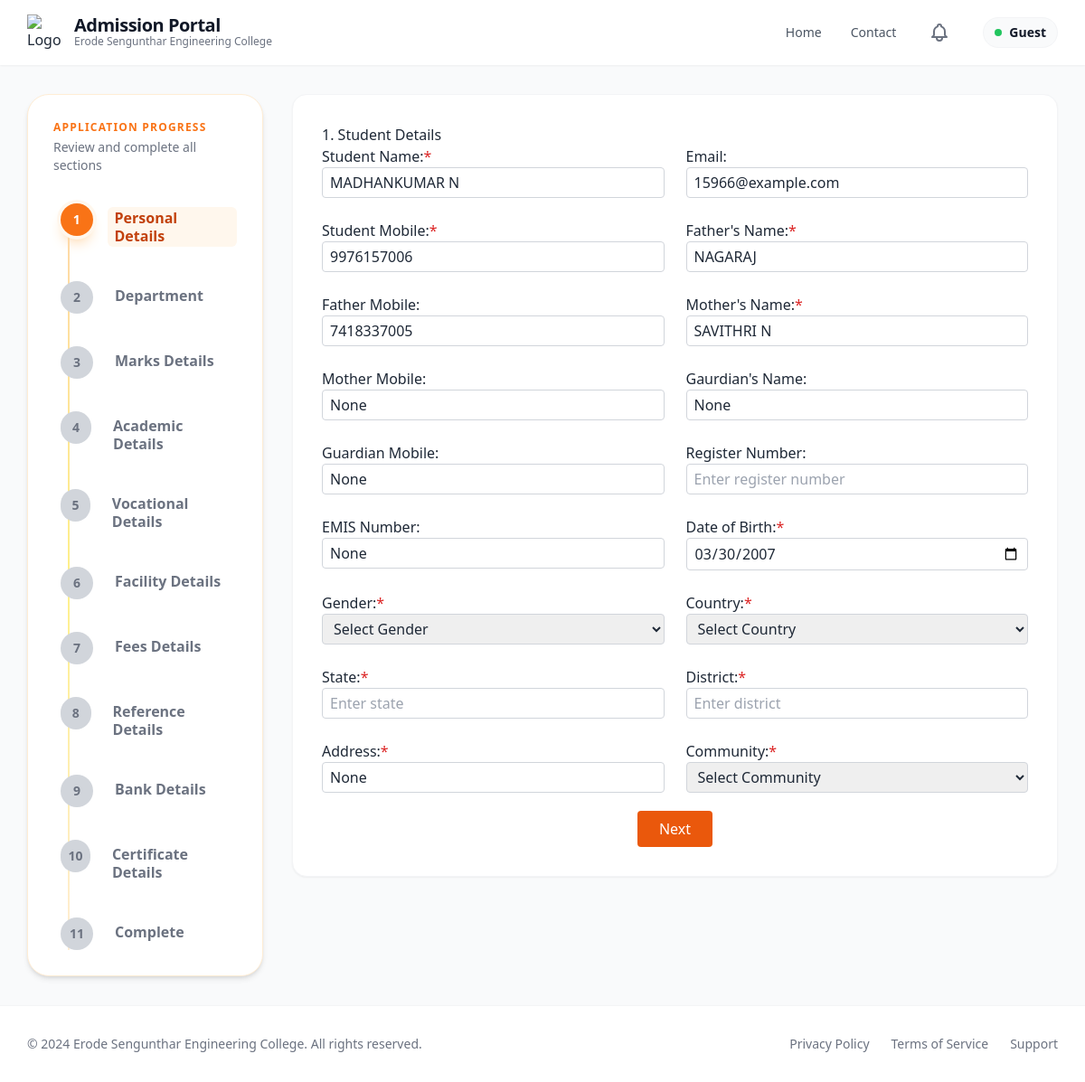
Before: /personal_details/1000/ with the older database file.
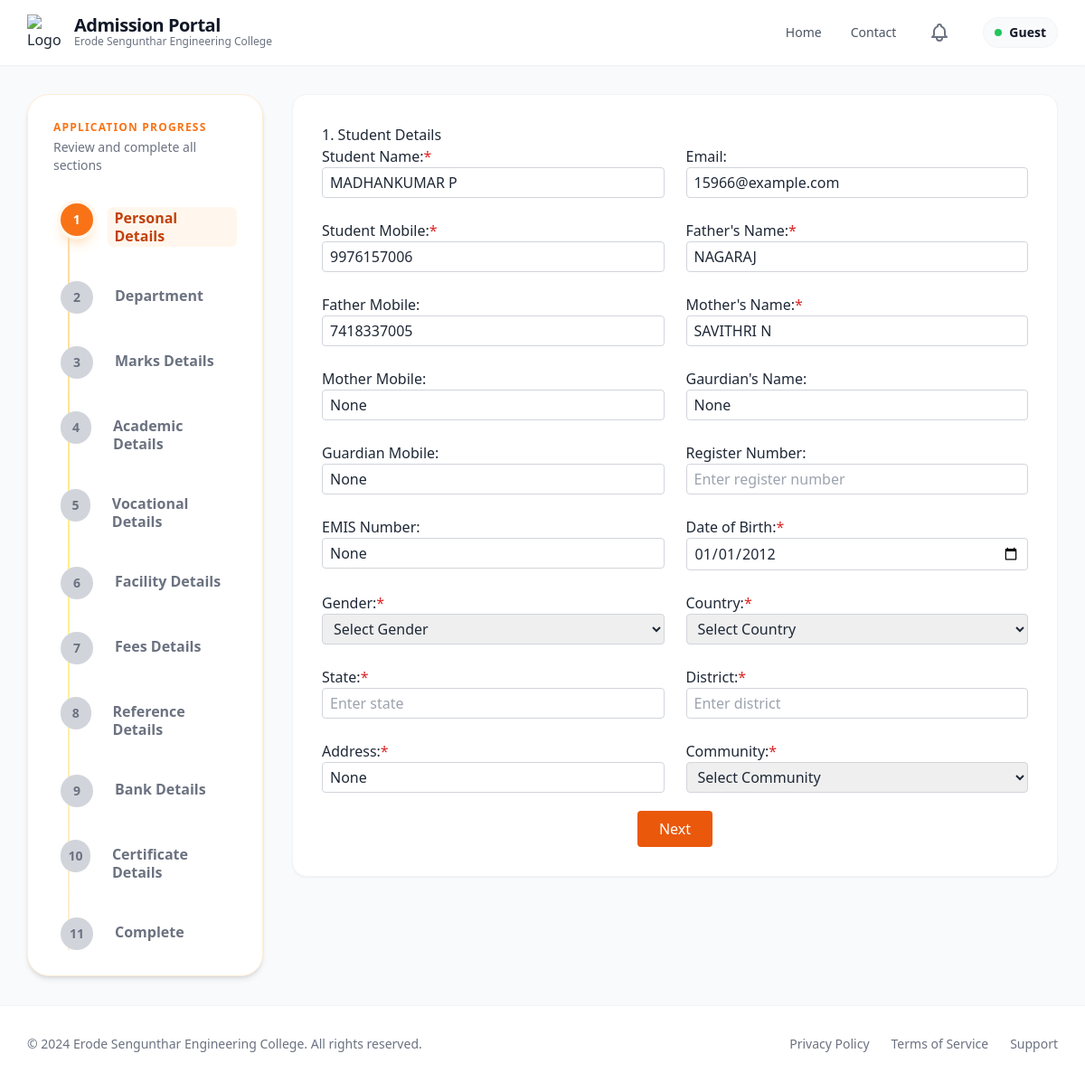
After: the same page with the newer database file.
### app/models.py (models this page shows, shortened)
class Admission(models.Model):
    ADMISSION_STATUS_CHOICES = (
        ('enquired', 'Enquired'),
        ('admitted', 'Admitted'),
        ('discontinued', 'Discontinued'),
        ('left', 'Left'),
    )
    admission_status = models.CharField(max_length=20, choices=ADMISSION_STATUS_CHOICES, default='enquired')
    application_number = models.CharField(max_length=100, blank=True, null=True)
    application_date = models.DateField(blank=True, null=True)
    admission_date = models.DateField(blank=True, null=True)
    allotment_number = models.CharField(max_length=100, blank=True, null=True)
    portal_status = models.CharField(max_length=50, blank=True, null=True)
    quota = models.CharField(max_length=50, blank=True, null=True)
    roll_number = models.CharField(max_length=100, blank=True, null=True)
    unique_id = models.CharField(max_length=100, blank=True, null=True)
    umis_number = models.CharField(max_length=100, blank=True, null=True)
    level = models.CharField(max_length=10, blank=True, null=True)
    course = models.CharField(max_length=100, blank=True, null=True)
    branch = models.CharField(max_length=100, blank=True, null=True)
    department_preferences = models.JSONField(default=dict, blank=True, null=True)
    pg_dept = models.CharField(max_length=255, blank=True, null=True)
    is_fg = models.BooleanField(default=False, blank=True, null=True)
    fg_number = models.CharField(max_length=100, blank=True, null=True)
    pmss = models.BooleanField(default=False, blank=True, null=True)
    seven_five = models.BooleanField(default=False, blank=True, null=True)
    student_name = models.CharField(max_length=255, blank=True, null=True)
    dob = models.DateField(blank=True, null=True)
    gender = models.CharField(max_length=10, blank=True, null=True)
    community = models.CharField(max_length=50, blank=True, null=True)
    caste = models.CharField(max_length=100, blank=True, null=True)
    region = models.CharField(max_length=100, blank=True, null=True)
    aadhaar_number = models.CharField(max_length=12, blank=True, null=True)
    father_name = models.CharField(max_length=255, blank=True, null=True)
    mother_name = models.CharField(max_length=255, blank=True, null=True)
    guardian_name = models.CharField(max_length=255, blank=True, null=True)
    father_mobile = models.CharField(max_length=15, blank=True, null=True)
    mother_mobile = models.CharField(max_length=15, blank=True, null=True)
    guardian_mobile = models.CharField(max_length=15, blank=True, null=True)
    email = models.EmailField(blank=True, null=True)
    student_mobile = models.CharField(max_length=15, blank=True, null=True)
    address = models.TextField(blank=True, null=True)
    pincode = models.CharField(max_length=10, blank=True, null=True)
    district = models.CharField(max_length=100, blank=True, null=True)
    state = models.CharField(max_length=100, blank=True, null=True)
    country = models.CharField(max_length=100, blank=True, null=True)
    qualification = models.CharField(max_length=10, blank=True, null=True)
    tenth_total = models.CharField(max_length=50, blank=True, null=True)
    tenth_percentage = models.CharField(max_length=50, blank=True, null=True)
    twelfth_total = models.CharField(max_length=50, blank=True, null=True)
    twelfth_percentage = models.CharField(max_length=50, blank=True, null=True)
    twelfth_major = models.CharField(max_length=255, blank=True, null=True)
    twelth_reg_no = models.CharField(max_length=50, blank=True, null=True)
    maths_marks = models.DecimalField(max_digits=5, decimal_places=2, blank=True, null=True)
    physics_marks = models.DecimalField(max_digits=5, decimal_places=2, blank=True, null=True)
    chemistry_marks = models.DecimalField(max_digits=5, decimal_places=2, blank=True, null=True)
    cutoff_marks = models.DecimalField(max_digits=5, decimal_places=2, blank=True, null=True)
    diploma_total = models.CharField(max_length=50, blank=True, null=True)
    diploma_percentage = models.CharField(max_length=50, blank=True, null=True)
    diploma_major = models.CharField(max_length=255, blank=True, null=True)
    board = models.CharField(max_length=50, blank=True, null=True)
    year_passing = models.IntegerField(blank=True, null=True)
    medium = models.CharField(max_length=50, blank=True, null=True)
    last_school = models.CharField(max_length=255, blank=True, null=True)
    vocational_stream = models.CharField(max_length=255, blank=True, null=True)
    skill_proof = models.FileField(upload_to=vocational_upload_path, blank=True, null=True)
    admission_fee = models.DecimalField(max_digits=10, decimal_places=2, blank=True, null=True)
    tuition_fee = models.DecimalField(max_digits=10, decimal_places=2, blank=True, null=True)
    college_fee = models.DecimalField(max_digits=10, decimal_places=2, blank=True, null=True)
    university_fee = models.DecimalField(max_digits=10, decimal_places=2, blank=True, null=True)
    hostel_fee = models.DecimalField(max_digits=10, decimal_places=2, blank=True, null=True)
    bus_fee = models.DecimalField(max_digits=10, decimal_places=2, blank=True, null=True)
    other_fee = models.DecimalField(max_digits=10, decimal_places=2, blank=True, null=True)
    paid_fee = models.DecimalField(max_digits=10, decimal_places=2, blank=True, null=True)
    concession_amount = models.DecimalField(max_digits=10, decimal_places=2, blank=True, null=True)
    balance_fee = models.DecimalField(max_digits=10, decimal_places=2, blank=True, null=True)
    pending_amount = models.DecimalField(max_digits=10, decimal_places=2, blank=True, null=True)
    transaction_id = models.CharField(max_length=50, blank=True, null=True)
    transaction_date = models.DateTimeField(blank=True, null=True)
    had_paid = models.BooleanField(default=False, blank=True, null=True)
    facility_type = models.CharField(max_length=20, blank=True, null=True)
    hostel_name = models.CharField(max_length=100, blank=True, null=True)
    boarding_point = models.CharField(max_length=100, blank=True, null=True)
    bus_needed = models.CharField(max_length=10, blank=True, null=True)
    bus_route = models.CharField(max_length=255, blank=True, null=True)
    hostel_needed = models.CharField(max_length=10, blank=True, null=True)
    hostel_type = models.CharField(max_length=100, blank=True, null=True)
    room_type = models.CharField(max_length=100, blank=True, null=True)
    mess_type = models.CharField(max_length=100, blank=True, null=True)
    hostel_fee_amount = models.DecimalField(max_digits=10, decimal_places=2, blank=True, null=True)
    account_holder_name = models.CharField(max_length=255, blank=True, null=True)
    account_number = models.CharField(max_length=30, blank=True, null=True)
    bank_name = models.CharField(max_length=100, blank=True, null=True)
    ifsc_code = models.CharField(max_length=15, blank=True, null=True)
    bank_branch = models.CharField(max_length=100, blank=True, null=True)
    seeding_status = models.CharField(max_length=50, blank=True, null=True)
    reference_name = models.CharField(max_length=255, blank=True, null=True)
    contact_number = models.CharField(max_length=15, blank=True, null=True)
    relationship = models.CharField(max_length=100, blank=True, null=True)
    reference_mobile = models.CharField(max_length=15, blank=True, null=True)
    reference_department = models.CharField(max_length=255, blank=True, null=True)
    reference_designation = models.CharField(max_length=255, blank=True, null=True)
    tc = models.FileField(upload_to=certificate_upload_path, blank=True, null=True)
    community_cert = models.FileField(upload_to=certificate_upload_path, blank=True, null=True)
    aadhaar = models.FileField(upload_to=certificate_upload_path, blank=True, null=True)
    tenth_marksheet = models.FileField(upload_to=certificate_upload_path, blank=True, null=True)
    twelfth_marksheet = models.FileField(upload_to=certificate_upload_path, blank=True, null=True)
    photo = models.FileField(upload_to=photo_upload_path, blank=True, null=True)
    created_at = models.DateTimeField(auto_now_add=True)

### app/application_forms/personal_details.py (the view, shortened to what this page needs)
# urls.py: path('personal_details/', personal_details.personal_details, name='personal_details'),
def personal_details(request, pk=None):
    admission = Admission.objects.filter(pk=pk).first() if pk else None
    return render(request, 'details_form/personal_details.html', {
        'admission': admission,
        'pk': pk,
        'title': 'Personal Details',
        'steps': get_steps(),
        'current_step': 1
    })

### app/utils.py (called while the page is built)
def get_steps():
    return [
        {"number": 1, "label": "Personal Details"},
        {"number": 2, "label": "Department"},
        {"number": 3, "label": "Marks Details"},
        {"number": 4, "label": "Academic Details"},
        {"number": 5, "label": "Vocational Details"},
        {"number": 6, "label": "Facility Details"},
        {"number": 7, "label": "Fees Details"},
        {"number": 8, "label": "Reference Details"},
        {"number": 9, "label": "Bank Details"},
        {"number": 10, "label": "Certificate Details"},
        {"number": 11, "label": "Complete"},
    ]

### templates/details_form/personal_details.html (shortened to what the changed rows need)
{% extends 'details_form/Created_base.html' %}
{% block content %}
{% include "details_form/tracker.html" %}
<div class="col-span-1 lg:col-span-9">
  <div class="bg-white rounded-2xl shadow-sm border border-gray-100 p-6 md:p-8">
    <script src="https://cdn.tailwindcss.com"></script>
    <script src="https://cdn.tailwindcss.com"></script>
<form method="post" enctype="multipart/form-data" action="{% url 'personal_details' %}{% if pk %}?pk={{ pk }}{% endif %}" id="personalForm">
  <div class="card">
    <h2>1. Student Details</h2>
    <div class="grid grid-cols-1 md:grid-cols-2 gap-6">
      <div>
        <label>Student Name:<span class="text-red-600">*</span></label>
        <input type="text" name="student_name" value="{% if admission %}{{ admission.student_name }}{% endif %}" placeholder="Enter your full name" required class="w-full border border-gray-300 rounded px-2 py-1">
      </div>
      <div>
        <label>Email:</label>
        <input type="email" name="email" value="{% if admission %}{{ admission.email }}{% endif %}" placeholder="Enter your email" required class="w-full border border-gray-300 rounded px-2 py-1">
      </div>
      <div>
        <label>Student Mobile:<span class="text-red-600">*</span></label>
        <input type="tel" name="student_mobile" value="{% if admission %}{{ admission.student_mobile }}{% endif %}" placeholder="Enter student mobile number" class="w-full border border-gray-300 rounded px-2 py-1">
      </div>
      <div>
        <label>Father's Name:<span class="text-red-600">*</span></label>
        <input type="text" name="father_name" value="{% if admission %}{{ admission.father_name }}{% endif %}" placeholder="Enter your full name" class="w-full border border-gray-300 rounded px-2 py-1">
      </div>
      <div>
        <label>Father Mobile:</label>
        <input type="tel" name="father_mobile" value="{% if admission %}{{ admission.father_mobile }}{% endif %}" placeholder="Enter father mobile number" class="w-full border border-gray-300 rounded px-2 py-1">
      </div>
      <div>
        <label>Mother's Name:<span class="text-red-600">*</span></label>
        <input type="text" name="mother_name" value="{% if admission %}{{ admission.mother_name }}{% endif %}" placeholder="Enter your full name" class="w-full border border-gray-300 rounded px-2 py-1">
      </div>
      <div>
        <label>Mother Mobile:</label>
        <input type="tel" name="mother_mobile" value="{% if admission %}{{ admission.mother_mobile }}{% endif %}" placeholder="Enter mother mobile number" class="w-full border border-gray-300 rounded px-2 py-1">
      </div>
      <div>
        <label>Gaurdian's Name:</label>
        <input type="text" name="guardian_name" value="{% if admission %}{{ admission.guardian_name }}{% endif %}" placeholder="Enter your full name" class="w-full border border-gray-300 rounded px-2 py-1">
      </div>
      <div>
        <label>Guardian Mobile:</label>
        <input type="tel" name="guardian_mobile" value="{% if admission %}{{ admission.guardian_mobile }}{% endif %}" placeholder="Enter guardian mobile number" class="w-full border border-gray-300 rounded px-2 py-1">
      </div>
      <div>
        <label>EMIS Number:</label>
        <input type="text" name="umis_number" value="{% if admission %}{{ admission.umis_number }}{% endif %}" placeholder="Enter register number" class="w-full border border-gray-300 rounded px-2 py-1">
      </div>
      <div>
        <label>Date of Birth:<span class="text-red-600">*</span></label>
        <input type="date" name="dob" value="{% if admission %}{{ admission.dob|date:'Y-m-d' }}{% endif %}" required class="w-full border border-gray-300 rounded px-2 py-1">
      </div>
      <div>
        <label>Address:<span class="text-red-600">*</span></label>
        <input type="text" name="address" value="{% if admission %}{{ admission.address }}{% endif %}" placeholder="Enter address" required class="w-full border border-gray-300 rounded px-2 py-1">
      </div>
    </div>
  </div>
</form>
  </div>
</div>
{% endblock %}

Changed rows visible on the page:
changed Admission "15966@example.com": student_name "MADHANKUMAR N" → "MADHANKUMAR P"; dob "03/30/2007" → "01/01/2012"
